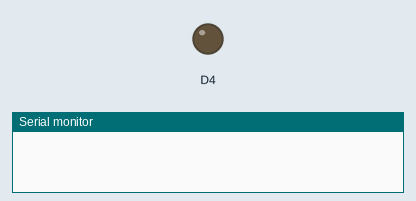
This sketch was run on a simulated ESP8266 (NodeMCU). Shown: output pins drawn as LEDs (lit = HIGH), the last lines printed to the serial monitor. WiFi joins after 1.5 s; servers stay silent unless stated; web services answer with replies made up by the test bench.

Above: at 0.0 s.
At 2.2 s:
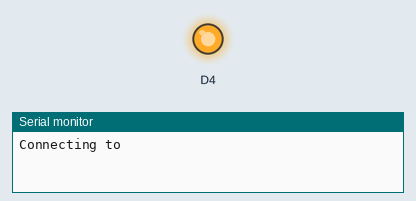
Timing chart, 0 to 3.9 s (numbered marks = the images above):
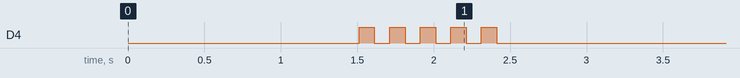

The sketch:

ESP12E_LineNotify_WiFiClientSecure.ino
```cpp
/*
Author : ChungYi Fu (Kaohsiung, Taiwan)  2021-4-22 20:30
https://www.facebook.com/francefu
*/

#include <ESP8266WiFi.h>
#include <WiFiClientSecure.h>

const char* ssid     = "";   // your network SSID
const char* password = "";   // your network password
String token = "";  // LineNotify Token

const char fingerprint[] PROGMEM = "BF 16 AE 79 D2 AB 71 44 BE D8 E7 55 A2 C7 0B 39 68 DB B5 D2";

void setup() {
  Serial.begin(115200);
  delay(10);

  WiFi.mode(WIFI_STA);
  WiFi.begin(ssid, password);
  delay(1000);
  Serial.println();
  Serial.print("Connecting to ");
  Serial.println(ssid);

  long int StartTime=millis();
  while (WiFi.status() != WL_CONNECTED)
  {
      delay(500);
      if ((StartTime+10000) < millis()) break;
  }

  if (WiFi.status() == WL_CONNECTED)
  {
    pinMode(2, OUTPUT);
    for (int i=0;i<5;i++)
    {
      digitalWrite(2,HIGH);
      delay(100);
      digitalWrite(2,LOW);
      delay(100);
    }

    Serial.println();
    Serial.println("STAIP address: ");
    Serial.println(WiFi.localIP());
    Serial.println();
  }
  else
     Serial.println("Unable to connect!");

  //Push a message to LineNotify
  if (WiFi.status() == WL_CONNECTED) {
    String request = "message=Taiwan\nI'm a \"Maker\"";
    request.replace("%","%25");
    request.replace(" ","%20");
    request.replace("&","%20");
    request.replace("#","%20");
    //request.replace("\'","%27");
    request.replace("\"","%22");
    request.replace("\n","%0D%0A");

    request += "&stickerPackageId=1&stickerId=2";
    String Response = LineNotify(request, 1);
    Serial.println(Response);
  }
}

void loop()
{
}

String LineNotify(String request, byte wait)
{
  WiFiClientSecure client_tcp;
  client_tcp.setFingerprint(fingerprint);
  client_tcp.setInsecure();   //run version 1.0.5 or above

  if (client_tcp.connect("notify-api.line.me", 443))
  {
    client_tcp.println("POST /api/notify HTTP/1.1");
    client_tcp.println("Connection: close");
    client_tcp.println("Host: notify-api.line.me");
    client_tcp.println("User-Agent: ESP8266/1.0");
    client_tcp.println("Authorization: Bearer " + token);
    client_tcp.println("Content-Type: application/x-www-form-urlencoded");
    client_tcp.println("Content-Length: " + String(request.length()));
    client_tcp.println();
    client_tcp.println(request);
    client_tcp.println();

    String getResponse="",Feedback="";
    boolean state = false;
    int waitTime = 3000;   // timeout 3 seconds
    long startTime = millis();
    while ((startTime + waitTime) > millis())
    {
      while (client_tcp.available())
      {
          char c = client_tcp.read();
          if (state==true) Feedback += String(c);
          if (c == '\n')
          {
            if (getResponse.length()==0) state=true;
            getResponse = "";
          }
          else if (c != '\r')
            getResponse += String(c);
          if (wait==1)
            startTime = millis();
       }
       if (wait==0)
        if ((state==true)&&(Feedback.length()!= 0)) break;
    }
    client_tcp.stop();
    return Feedback;
  }
  else
    return "Connection failed";
}
```
